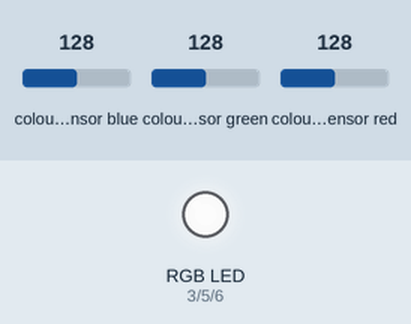
Simulated run of this sketch. Board: Arduino Uno, built with avr-gcc and run on an emulated ATmega328P. On the bench: an RGB LED mixed from three pins (HIGH = lit). The inputs (shaded band) are chosen by the test bench; at power-on: colour sensor red 128, colour sensor blue 128, colour sensor green 128. What the sketch prints to the serial monitor is not drawn.

Above: at 1.2 s.
1.3 s: colour sensor red set to 5
At 2.6 s:
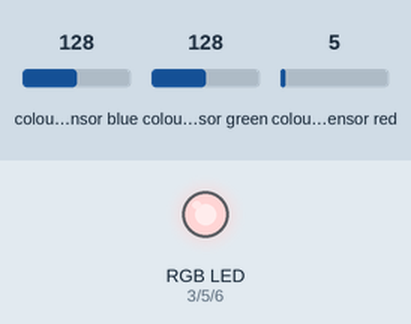
3.2 s: colour sensor blue set to 5
At 3.6 s:
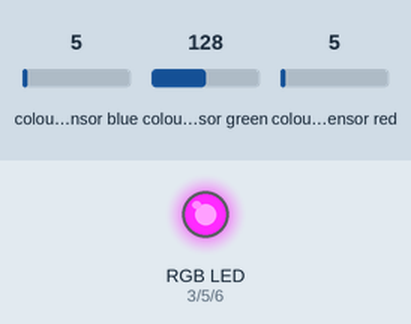
4.7 s: colour sensor green set to 64
At 5.5 s:
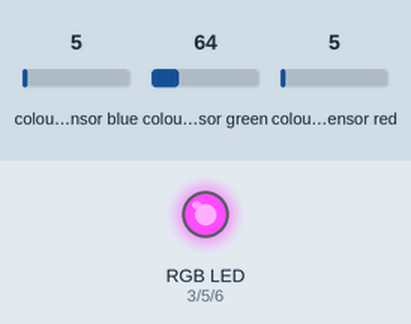
6.2 s: colour sensor red set to 128
At 7.3 s:
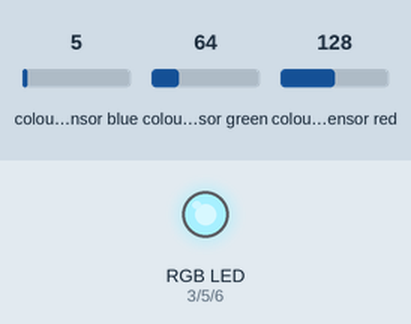
7.8 s: colour sensor green set to 191
At 9.0 s:
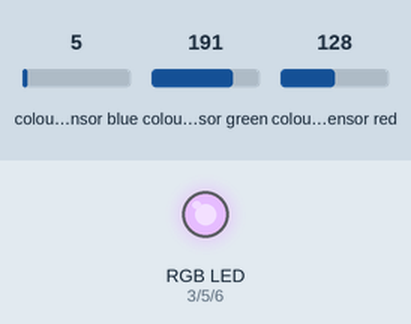
9.3 s: colour sensor green set to 5
At 10.7 s:
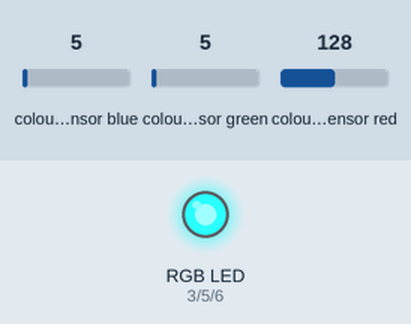
Timing chart, 0 to 11.8 s (numbered marks = the images above; inputs shaded):
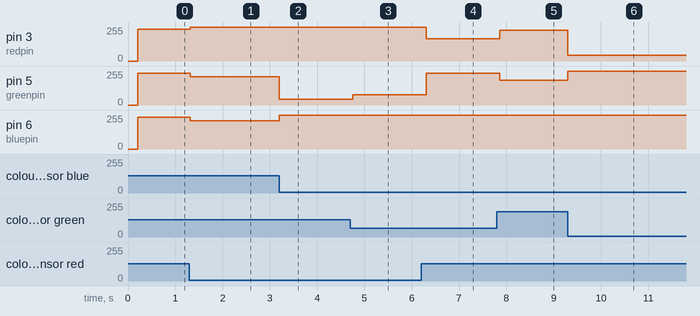

Measured:
- after the input at 1.3 s, pin 3 (redpin): 238/255 → 254/255 at once; pin 5 (greenpin), pin 6 (bluepin): 238/255 → 212/255 at once
- after the input at 3.2 s, pin 5 (greenpin): 212/255 → 42/255 at once; pin 6 (bluepin): 212/255 → 254/255 at once
- after the input at 4.7 s, pin 5 (greenpin): 42/255 → 76/255 after 0.05 s
- after the input at 6.2 s, pin 3 (redpin): 254/255 → 167/255 after 0.11 s; pin 5 (greenpin): 76/255 → 239/255 after 0.11 s
- after the input at 7.8 s, pin 3 (redpin): 167/255 → 229/255 after 0.06 s; pin 5 (greenpin): 239/255 → 187/255 after 0.06 s
- after the input at 9.3 s, pin 3 (redpin): 229/255 → 42/255 at once; pin 5 (greenpin): 187/255 → 254/255 at once

The sketch:

colorview.ino
```cpp
#include <Wire.h>
#include "Adafruit_TCS34725.h"


#define redpin 3
#define greenpin 5
#define bluepin 6

#define commonAnode true


byte gammatable[256];


Adafruit_TCS34725 tcs = Adafruit_TCS34725(TCS34725_INTEGRATIONTIME_50MS, TCS34725_GAIN_4X);

void setup() {
  Serial.begin(9600);
  Serial.println("Color View Test!");

  if (tcs.begin()) {
    Serial.println("Found sensor");
  } else {
    Serial.println("No TCS34725 found ... check your connections");
    while (1);
  }


  pinMode(redpin, OUTPUT);
  pinMode(greenpin, OUTPUT);
  pinMode(bluepin, OUTPUT);


  for (int i=0; i<256; i++) {
    float x = i;
    x /= 255;
    x = pow(x, 2.5);
    x *= 255;

    if (commonAnode) {
      gammatable[i] = 255 - x;
    } else {
      gammatable[i] = x;
    }

  }
}


void loop() {
  uint16_t clear, red, green, blue;

  tcs.setInterrupt(false);

  delay(60);

  tcs.getRawData(&red, &green, &blue, &clear);

  tcs.setInterrupt(true);

  uint32_t sum = clear;
  float r, g, b;
  r = red; r /= sum;
  g = green; g /= sum;
  b = blue; b /= sum;
  r *= 256; g *= 256; b *= 256;


  Serial.print((int)r ); Serial.print(" "); Serial.print((int)g);Serial.print(" ");  Serial.println((int)b );

  analogWrite(redpin, gammatable[(int)r]);
  analogWrite(greenpin, gammatable[(int)g]);
  analogWrite(bluepin, gammatable[(int)b]);

   int Data_r = (int)r;
   int Data_g = (int)g;
   int Data_b = (int)b;

  if (Data_r>135 && Data_g<85 && Data_b<55){
    Serial.write(3); //yellow
    Serial.print("yellow");
  }
  if (Data_r<72 && Data_g>105 && Data_b>80){
    Serial.write(2); //blue
    Serial.print("blue");
  } else{
    Serial.write(1);
  }

}
```
